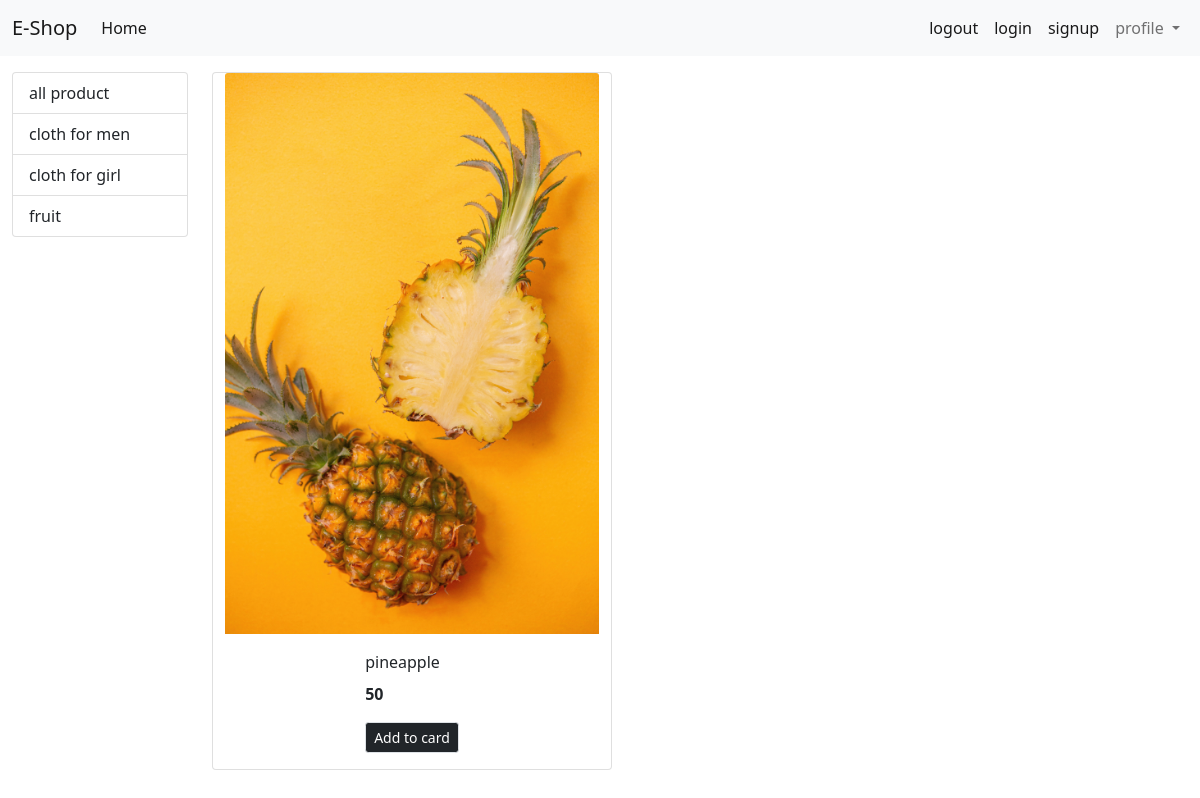
Screenshot of /?category=3 with the database file from the repository.
### store/models/category.py (models this page shows, shortened)
class category(models.Model):
    name = models.CharField(max_length=50)
    @staticmethod
    def get_all_categories():
        return category.objects.all()

### store/models/product.py (models this page shows, shortened)
class Product(models.Model):
    name = models.CharField(max_length=50)
    price=models.IntegerField(default=0)
    category=models.ForeignKey(category, on_delete=models.CASCADE, default=1)
    description=models.CharField(max_length=280,default=" ",null=True,blank=True)
    image=models.ImageField(upload_to="uploads/products/")
    @staticmethod
    def get_all_products_by_categoryid(category_id):
        if category_id:
            return Product.objects.filter(category=category_id)
        else:
            return Product.get_all_products();

### store/views.py (the view)
# urls.py: path("",index),
def index(request):
    Products=None
    categories=category.get_all_categories();
    categoryid=request.GET.get('category')
    if categoryid:
        Products=Product.get_all_products_by_categoryid(categoryid);
    else:
        Products=Product.get_all_products();
    data = {}
    data["products"]=Products
    data["categories"]=categories
    return render(request,"index.html",data)

### store/templates/index.html (shortened to what this page needs)
{% extends 'base.html' %}
{%block content%}
 <div class="container-fluid mt-3 my-9">
  <div class='row'>
  <div class="col-lg-2 mx-auto">
  <div class="list-group">
    <a href="/" class="list-group-item list-group-item-action">all product </a>
    {% for category in categories %}
    <a href="/?category={{category.id}}" class="list-group-item list-group-item-action"> {{category.name}} </a>
    {% endfor%}
  </div>
  </div>
  <div id='product' class='col-lg-10 mx-auto'>
   <div class="row mx-auto">
  {% for product in products %}
  <div class="card" style="width: 25rem; mx-auto" >
  <img src="{{product.image.url}}" class="card-img-top" alt="...">
  <div class="card-body mx-auto">
    <p class="card-title">{{product.name}}</p>
    <p class="card-text"><b>{{product.price}}</b></p>
    <a href="#" class="btn btn-dark border btn-sm">Add to card</a>
  </div>
</div>
{% endfor %}
  </div>
  </div>
  </div>
</div>
{%endblock%}

### rows the page displays
category: name "cloth for men"
category: name "cloth for girl"
category: name "fruit"
Product: image (picture), name "pineapple", price "50"
